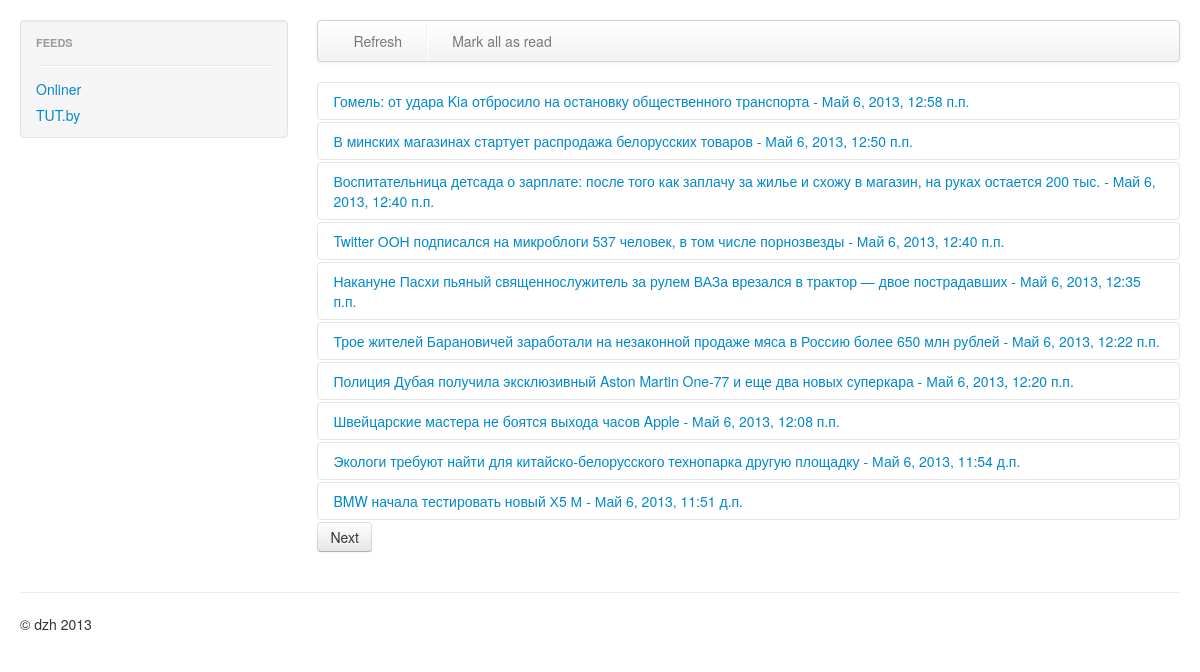
Page /reader/feeds/1/page on the earlier database version.
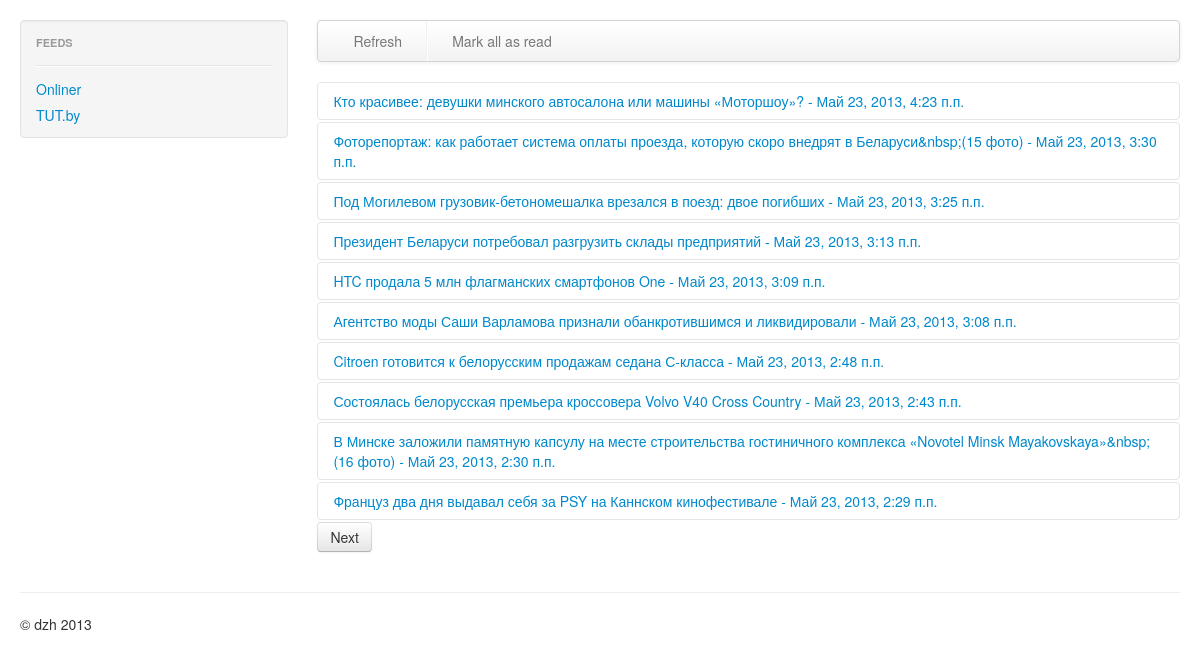
Same page on the later database version.
### reader/models.py (models this page shows, shortened)
class Feed(models.Model):
	name = models.CharField(max_length=255)
	link = models.URLField(max_length=255)

class NewsLine(models.Model):
	feed = models.ForeignKey(Feed)
	published = models.DateTimeField()
	title = models.CharField(max_length=255)
	summary = models.TextField()
	link_id = models.CharField(max_length=255)
	class Meta:
		unique_together = ('feed', 'link_id')

### reader/views.py (the view)
# urls.py: url(r'^feeds/(?P<pk>\d+)/page(?P<page>\d+)?$', views.NewsLineView.as_view(), name='feed_news'),
class NewsLineView(ListView):
	model = NewsLine
	paginate_by = 10
	def get_queryset(self):
		cnt = 1000
		return NewsLine.objects.filter(feed__exact=self.kwargs['pk']).order_by('-published')[:cnt]

### reader/templatetags/showfeeds.py (called while the page is built)
@register.inclusion_tag('reader/reader_feeds.html')
def show_feeds():
	feeds = Feed.objects.all()
	return { 'feeds': feeds }

### reader/templates/reader/newsline_list.html (shortened to what this page needs)
{% extends "base.html" %}
{% block content %}
{% for item in object_list %}
<div class="accordion-group">
	<div class="accordion-heading">
		<a class="accordion-toggle" data-toggle="collapse" data-parent="#news" href="#item{{ item.id }}">{{ item.title }} - {{ item.published }}</a>
	</div>
</div>
{% endfor %}
<div>
	{% if page_obj.has_next %}
	<a href="page{{ page_obj.next_page_number }}">
	<button id="btn_nextnews" type="button" class="btn">Next</button>
	</a>
	{% endif %}
</div>
{% endblock %}

### reader/templates/reader/reader_feeds.html
<ul class="nav nav-list">
	<li class="nav-header">Feeds</li>
	<li class="divider"></li>
	{% for item in feeds %}
	<li><a href="{% url 'feed_news' item.id %}">{{ item.name }}</a></li>
	{% endfor %}
</ul>

Differences in the rows shown:
no longer on this page (row unchanged): NewsLine: title "Гомель: от удара Kia отбросило на остановку общественного транспорта", published "Май 6, 2013, 12:58 п.п."
no longer on this page (row unchanged): NewsLine: title "В минских магазинах стартует распродажа белорусских товаров", published "Май 6, 2013, 12:50 п.п."
no longer on this page (row unchanged): NewsLine: title "Воспитательница детсада о зарплате: после того как заплачу за жилье и схожу в магазин, на руках остается 200 тыс.", published "Май 6, 2013, 12:40 п.п."
no longer on this page (row unchanged): NewsLine: title "Twitter ООН подписался на микроблоги 537 человек, в том числе порнозвезды", published "Май 6, 2013, 12:40 п.п."
no longer on this page (row unchanged): NewsLine: title "Накануне Пасхи пьяный священнослужитель за рулем ВАЗа врезался в трактор — двое пострадавших", published "Май 6, 2013, 12:35 п.п."
no longer on this page (row unchanged): NewsLine: title "Трое жителей Барановичей заработали на незаконной продаже мяса в Россию более 650 млн рублей", published "Май 6, 2013, 12:22 п.п."
no longer on this page (row unchanged): NewsLine: title "Полиция Дубая получила эксклюзивный Aston Martin One-77 и еще два новых суперкара", published "Май 6, 2013, 12:20 п.п."
no longer on this page (row unchanged): NewsLine: title "Швейцарские мастера не боятся выхода часов Apple", published "Май 6, 2013, 12:08 п.п."
no longer on this page (row unchanged): NewsLine: title "Экологи требуют найти для китайско-белорусского технопарка другую площадку", published "Май 6, 2013, 11:54 д.п."
no longer on this page (row unchanged): NewsLine: title "BMW начала тестировать новый Х5 М", published "Май 6, 2013, 11:51 д.п."
added NewsLine: title "Кто красивее: девушки минского автосалона или машины «Моторшоу»?", published "Май 23, 2013, 4:23 п.п."
added NewsLine: title "Фоторепортаж: как работает система оплаты проезда, которую скоро внедрят в Беларуси&nbsp;(15 фото)", published "Май 23, 2013, 3:30 п.п."
added NewsLine: title "Под Могилевом грузовик-бетономешалка врезался в поезд: двое погибших", published "Май 23, 2013, 3:25 п.п."
added NewsLine: title "Президент Беларуси потребовал разгрузить склады предприятий", published "Май 23, 2013, 3:13 п.п."
added NewsLine: title "HTC продала 5 млн флагманских смартфонов One", published "Май 23, 2013, 3:09 п.п."
added NewsLine: title "Агентство моды Саши Варламова признали обанкротившимся и ликвидировали", published "Май 23, 2013, 3:08 п.п."
added NewsLine: title "Citroen готовится к белорусским продажам седана С-класса", published "Май 23, 2013, 2:48 п.п."
added NewsLine: title "Состоялась белорусская премьера кроссовера Volvo V40 Cross Country", published "Май 23, 2013, 2:43 п.п."
added NewsLine: title "В Минске заложили памятную капсулу на месте строительства гостиничного комплекса «Novotel Minsk Mayakovskaya»&nbsp;(16 фото)", published "Май 23, 2013, 2:30 п.п."
added NewsLine: title "Француз два дня выдавал себя за PSY на Каннском кинофестивале", published "Май 23, 2013, 2:29 п.п."
